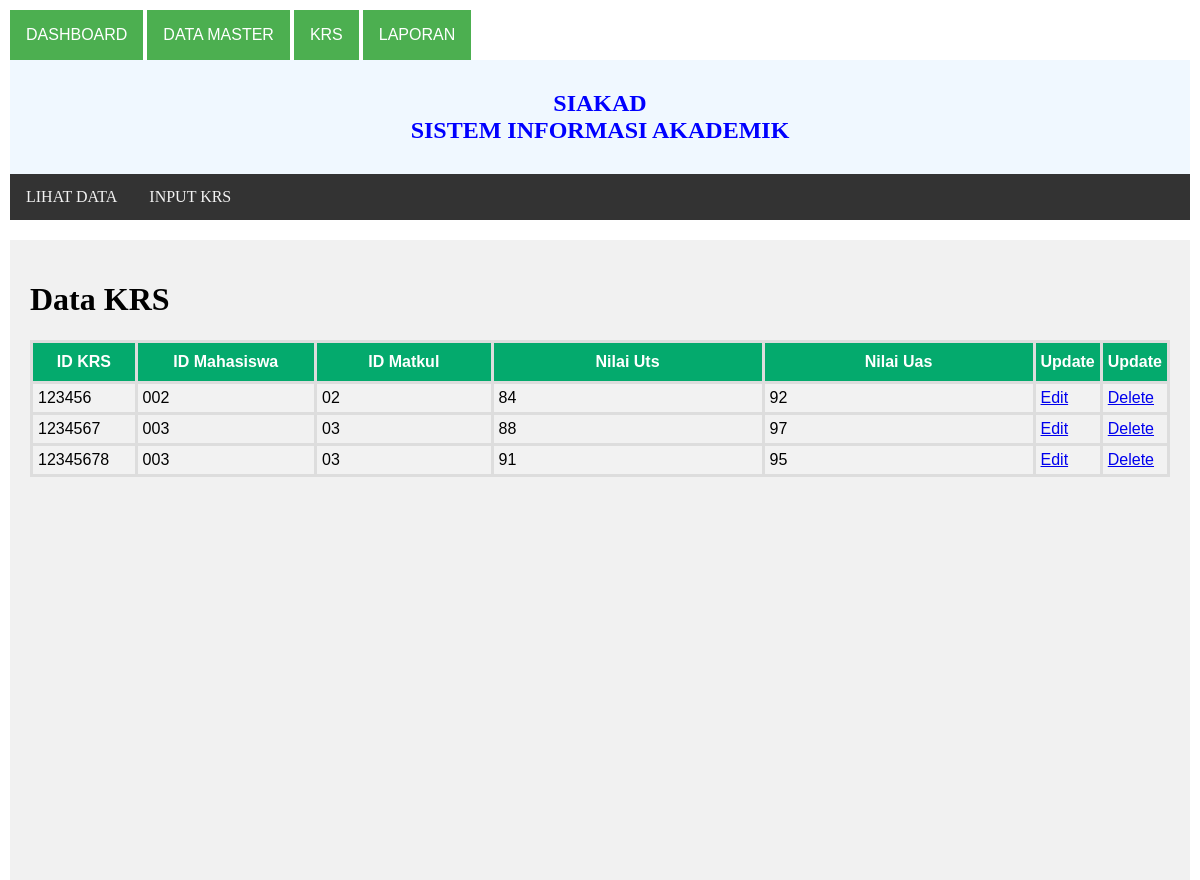
The app's page /tampil_krs.php with its own data.
### tables this page shows
CREATE TABLE `krs` (
  `idKrs` varchar(100) NOT NULL,
  `idMhs` varchar(100) NOT NULL,
  `idMatkul` varchar(100) NOT NULL,
  `nilaiUts` decimal(20,0) NOT NULL,
  `nilaiUas` decimal(50,0) NOT NULL
);

### tampil_krs.php (the view, shortened to what this page needs)
<!DOCTYPE html>
<html>
<head>
</head>
<body>
<a href="INDEX.html"><button class="dropbtn">DASHBOARD</button></a>
    <div class="dropdown">
      <button class="dropbtn">DATA MASTER</button>
    </div>
    <button class="dropbtn">KRS</button>
    <button class="dropbtn">LAPORAN</button>
  <div class="header">
    <font face="verdana" size="5" color="blue">
      <b>SIAKAD <br>SISTEM INFORMASI AKADEMIK</b>
    </font>
  </div>
  <div class="topnav">
  <a href="tampil_krs.php">LIHAT DATA</a>
    <a href="input_krs.php">INPUT KRS</a>
  </div>
  <div class="leftcolumn">
    <div class="card">
    <h1>Data KRS</h1>
<table id="customers">
  <tr>
    <th width="100">ID KRS</th>
    <th width="200">ID Mahasiswa</th>
    <th width="210">ID Matkul</th>
    <th width="350">Nilai Uts</th>
    <th width="350">Nilai Uas</th>
    <th>Update</th>
    <th>Update</th>
  </tr>
  <?php
    include 'koneksi.php';
    $datauser = mysqli_query($kon,"select * from krs");
    while ($tampil = mysqli_fetch_array($datauser)){
    ?>
    <tr>
        <td><?php echo $tampil ['idKrs'];?></td>
        <td><?php echo $tampil ['idMhs'];?></td>
        <td><?php echo $tampil ['idMatkul'];?></td>
        <td><?php echo $tampil ['nilaiUts'];?></td>
        <td><?php echo $tampil ['nilaiUas'];?></td>
        <td><a href="formedit_krs.php?idkrs=<?php echo $tampil['idKrs'];?>" onclick="return confirm('Apakah Anda Yakin?')">Edit</a></td>
        <td><a href="deletekrs.php?idkrs=<?php echo $tampil['idKrs'];?>" onclick="return confirm('Apakah Anda Yakin?')">Delete</a></td>
    </tr>
    <?php } ?>
</table>
</body>
</html>

### tampil_krs.php (style rules this page uses)
body { margin: 10px; }
.header { background-color: aliceblue; padding: 30px; text-align: center; }
.topnav { overflow: hidden; background-color: #333; }
.topnav a { float: left; display: block; color: #f2f2f2; text-align: center; padding: 14px 16px; text-decoration: none; }
.leftcolumn { float: left; width: 100%; height: 600px; }
.card { background-color: #f1f1f1; padding: 20px; margin-top: 20px; height: 100%; }
.dropbtn { background-color: #4CAF50; color: white; padding: 16px; font-size: 16px; border: none; cursor: pointer; }
.dropdown { position: relative; display: inline-block; }
#customers { font-family: Arial, Helvetica, sans-serif; border-collapse: collapse; width: 100%; }
#customers td, #customers th { border: 3px solid #ddd; padding: 5px; }
#customers tr:nth-child(even) { background-color: #f2f2f2; }
#customers th { padding-top: 10px; padding-bottom: 10px; text-align: center; background-color: #04AA6D; color: white; }

### records on screen
krs: idKrs "123456", idMhs "002", idMatkul "02", nilaiUts "84", nilaiUas "92"
krs: idKrs "1234567", idMhs "003", idMatkul "03", nilaiUts "88", nilaiUas "97"
krs: idKrs "12345678", idMhs "003", idMatkul "03", nilaiUts "91", nilaiUas "95"
